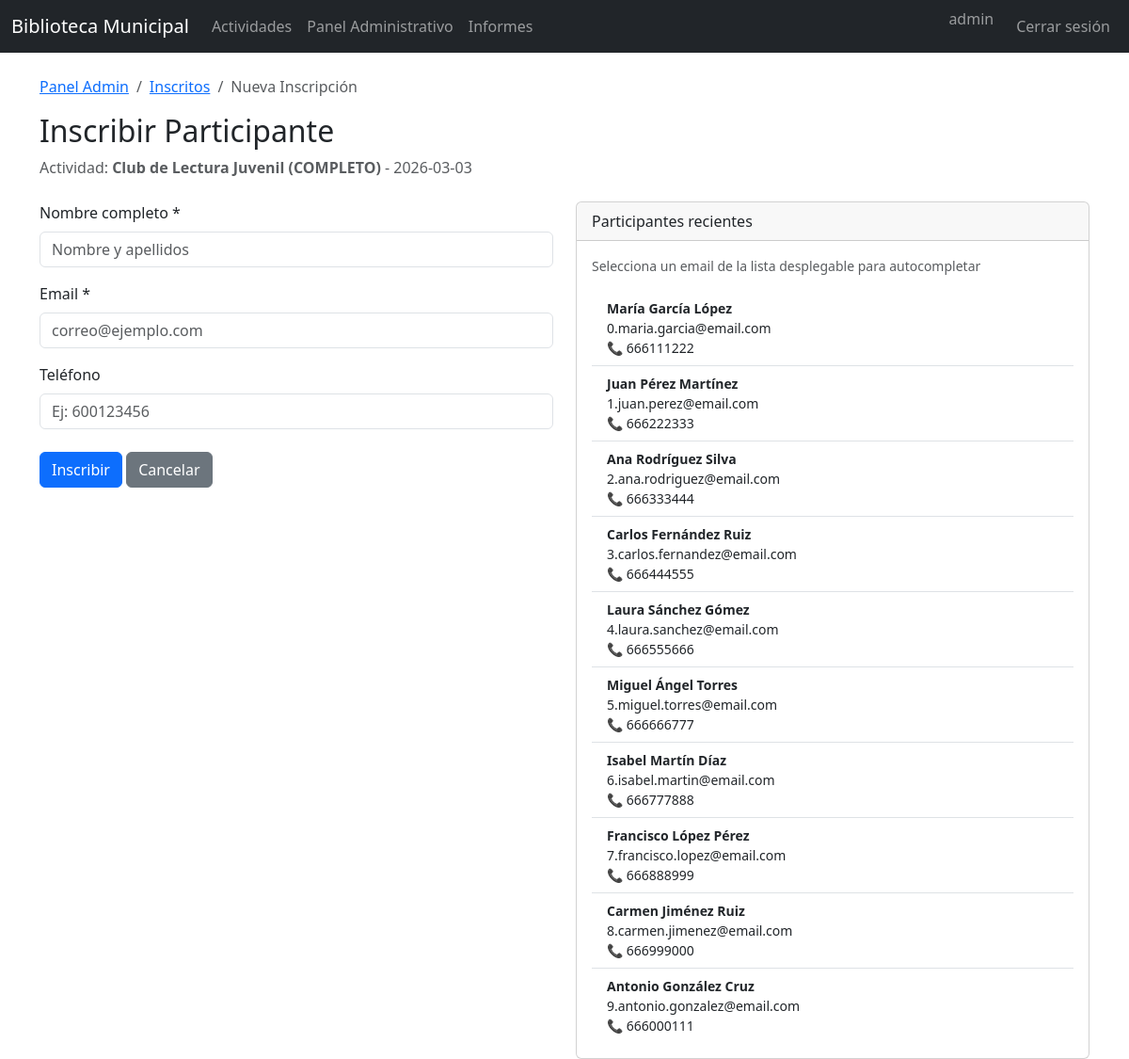
/admin/activity/7/enroll (signed in), run on the app's committed database.
### app/models/user.py (models this page shows, shortened)
class User(db.Model, UserMixin):
    id = db.Column(db.Integer, primary_key=True)
    username = db.Column(db.String(100), unique=True, nullable=False)
    password_hash = db.Column(db.String(255), nullable=False)
    role = db.Column(db.String(50), nullable=False)
    name = db.Column(db.String(200), nullable=True)  # Full name for normal users
    email = db.Column(db.String(200), unique=True, nullable=True)  # Email for normal users
    phone = db.Column(db.String(20), nullable=True)  # Phone for normal users

### app/models/activity.py (models this page shows)
class Activity(db.Model):
    id = db.Column(db.Integer, primary_key=True)
    title = db.Column(db.String(200), nullable=False)
    description = db.Column(db.Text)
    type = db.Column(db.String(100))  # Tipo de actividad (taller, club de lectura, etc.)
    date = db.Column(db.Date, nullable=False)
    time = db.Column(db.String(10))  # Hora (formato HH:MM)
    duration = db.Column(db.Integer)  # Duración en minutos
    max_slots = db.Column(db.Integer, nullable=False)
    status = db.Column(db.String(50), default="borrador")
    created_at = db.Column(db.DateTime, default=datetime.utcnow)
    updated_at = db.Column(db.DateTime, default=datetime.utcnow, onupdate=datetime.utcnow)
    enrollments = db.relationship('Enrollment', backref='activity', lazy=True, cascade='all, delete-orphan')

### app/routes/admin.py (the view, shortened to what this page needs)
@admin_bp.route("/activity/<int:activity_id>/enroll", methods=["GET", "POST"])
@login_required
@admin_required
def internal_enrollment(activity_id):
    activity = Activity.query.get_or_404(activity_id)
    recent_emails = db.session.query(Enrollment.email, Enrollment.user_name, Enrollment.phone)\
        .distinct(Enrollment.email)\
        .order_by(Enrollment.email, Enrollment.created_at.desc())\
        .limit(20)\
        .all()
    return render_template("admin/internal_enrollment.html", activity=activity, recent_participants=recent_emails)

### app/routes/admin.py (called while the page is built)
def admin_required(f):
    @wraps(f)
    def decorated_function(*args, **kwargs):
        if not current_user.is_authenticated or current_user.role != 'admin':
            flash('No tienes permisos para acceder a esta página', 'error')
            return redirect(url_for('activities.index'))
        return f(*args, **kwargs)
    return decorated_function

### app/templates/admin/internal_enrollment.html (shortened to what this page needs)
{% extends "base.html" %}
{% block content %}
<nav aria-label="breadcrumb">
    <ol class="breadcrumb">
        <li class="breadcrumb-item"><a href="{{ url_for('admin.dashboard') }}">Panel Admin</a></li>
        <li class="breadcrumb-item"><a href="{{ url_for('admin.view_enrollments', activity_id=activity.id) }}">Inscritos</a></li>
        <li class="breadcrumb-item active">Nueva Inscripción</li>
    </ol>
</nav>
<h2>Inscribir Participante</h2>
<p class="text-muted">Actividad: <strong>{{ activity.title }}</strong> - {{ activity.date }}</p>
<form method="POST" class="mt-4">
    <div class="row">
        <div class="col-md-6">
            <div class="mb-3">
                <label class="form-label">Nombre completo *</label>
                <input type="text" name="name" class="form-control" required
                       placeholder="Nombre y apellidos">
            </div>
            <div class="mb-3">
                <label class="form-label">Email *</label>
                <input type="email" name="email" class="form-control" required
                       placeholder="correo@ejemplo.com" list="recent-emails">
            </div>
            <div class="mb-3">
                <label class="form-label">Teléfono</label>
                <input type="tel" name="phone" class="form-control"
                       placeholder="Ej: 600123456">
            </div>
            <div class="mt-4">
                <button type="submit" class="btn btn-primary">Inscribir</button>
                <a href="{{ url_for('admin.view_enrollments', activity_id=activity.id) }}"
                   class="btn btn-secondary">Cancelar</a>
            </div>
        </div>
        <div class="col-md-6">
            <div class="card">
                <div class="card-header">
                    Participantes recientes
                </div>
                <div class="card-body">
                    {% if recent_participants %}
                    <p class="small text-muted">Selecciona un email de la lista desplegable para autocompletar</p>
                    <ul class="list-group list-group-flush">
                        {% for email, name, phone in recent_participants[:10] %}
                        <li class="list-group-item small">
                            <strong>{{ name }}</strong><br>
                            {{ email }}
                            {% if phone %}<br>📞 {{ phone }}{% endif %}
                        </li>
                        {% endfor %}
                    </ul>
                    {% else %}
                    <p class="text-muted">No hay participantes previos</p>
                    {% endif %}
                </div>
            </div>
        </div>
    </div>
</form>
{% endblock %}

### app/templates/base.html (shortened to what this page needs)
<!DOCTYPE html>
<html lang="es">
<head>
    <link href="https://cdn.jsdelivr.net/npm/bootstrap@5.3.2/dist/css/bootstrap.min.css" rel="stylesheet">
</head>
<body>
<nav class="navbar navbar-expand-lg navbar-dark bg-dark mb-4">
    <div class="container-fluid">
        <a class="navbar-brand" href="{{ url_for('activities.index') }}">Biblioteca Municipal</a>
        <div class="collapse navbar-collapse" id="navbarNav">
            <ul class="navbar-nav me-auto">
                <li class="nav-item">
                    <a class="nav-link" href="{{ url_for('activities.index') }}">Actividades</a>
                </li>
                {% if current_user.is_authenticated %}
                <li class="nav-item">
                    <a class="nav-link" href="{{ url_for('admin.dashboard') }}">Panel Administrativo</a>
                </li>
                <li class="nav-item">
                    <a class="nav-link" href="{{ url_for('admin.reports') }}">Informes</a>
                </li>
                {% endif %}
            </ul>
            <ul class="navbar-nav">
                {% if current_user.is_authenticated %}
                <li class="nav-item">
                    <span class="navbar-text me-3">
                         {{ current_user.username }}
                    </span>
                </li>
                <li class="nav-item">
                    <a class="nav-link" href="{{ url_for('auth.logout') }}">Cerrar sesión</a>
                </li>
                {% else %}
                <li class="nav-item">
                    <a class="nav-link" href="{{ url_for('auth.login') }}">Iniciar sesión</a>
                </li>
                {% endif %}
            </ul>
        </div>
    </div>
</nav>
<div class="container">
    {% block content %}{% endblock %}
</div>
</body>
</html>

### data on the page
User: username "admin"
Activity: title "Club de Lectura Juvenil (COMPLETO)", date "2026-03-03"

### other printed values
{{ name }} "María García López" "Juan Pérez Martínez" "Ana Rodríguez Silva" "Carlos Fernández Ruiz" "Laura Sánchez Gómez" "Miguel Ángel Torres" "Isabel Martín Díaz" "Francisco López Pérez" "Carmen Jiménez Ruiz" "Antonio González Cruz"
{{ email }} "0.maria.garcia@email.com" "1.juan.perez@email.com" "2.ana.rodriguez@email.com" "3.carlos.fernandez@email.com" "4.laura.sanchez@email.com" "5.miguel.torres@email.com" "6.isabel.martin@email.com" "7.francisco.lopez@email.com" "8.carmen.jimenez@email.com" "9.antonio.gonzalez@email.com"
{{ phone }} "666111222" "666222333" "666333444" "666444555" "666555666" "666666777" "666777888" "666888999" "666999000" "666000111"
